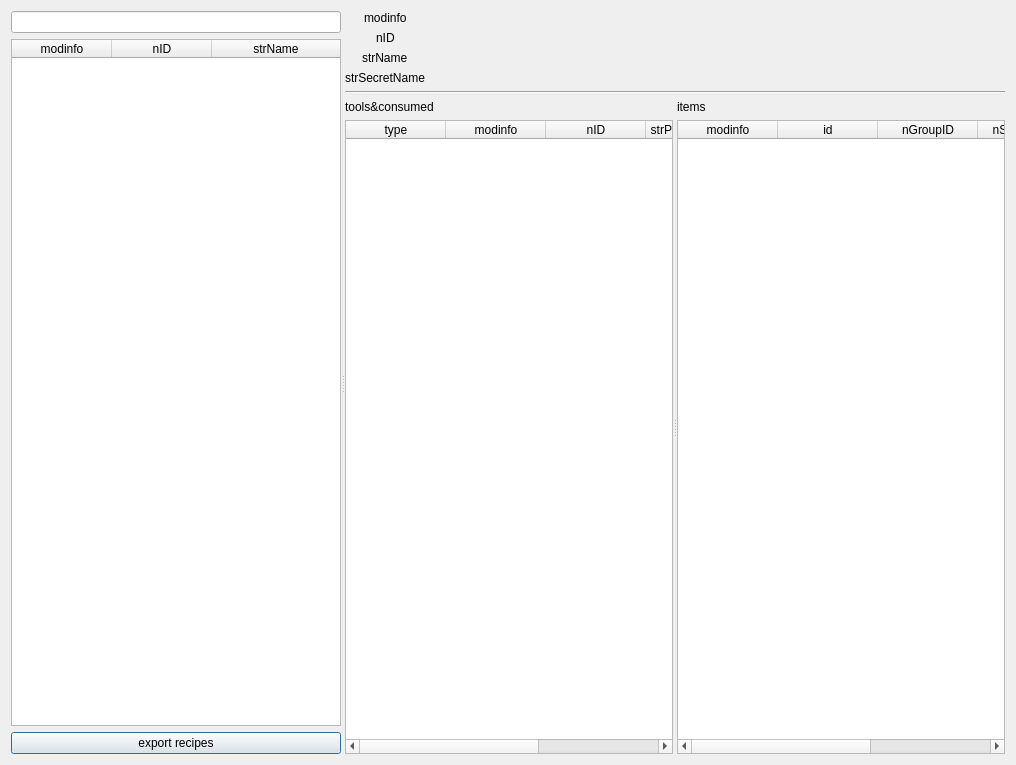
<?xml version="1.0" encoding="UTF-8"?>
<ui version="4.0">
 <class>recipes</class>
 <widget class="QDialog" name="recipes">
  <property name="windowModality">
   <enum>Qt::NonModal</enum>
  </property>
  <property name="geometry">
   <rect>
    <x>0</x>
    <y>0</y>
    <width>1016</width>
    <height>765</height>
   </rect>
  </property>
  <property name="windowTitle">
   <string>recipes</string>
  </property>
  <property name="sizeGripEnabled">
   <bool>false</bool>
  </property>
  <layout class="QVBoxLayout" name="verticalLayout_4">
   <item>
    <widget class="QSplitter" name="splitter_2">
     <property name="orientation">
      <enum>Qt::Horizontal</enum>
     </property>
     <widget class="QWidget" name="verticalLayoutWidget">
      <layout class="QVBoxLayout" name="verticalLayout_5">
       <item>
        <widget class="QLineEdit" name="lineEdit">
         <property name="clearButtonEnabled">
          <bool>true</bool>
         </property>
        </widget>
       </item>
       <item>
        <widget class="dataTable" name="tableWidget_recipes">
         <property name="editTriggers">
          <set>QAbstractItemView::NoEditTriggers</set>
         </property>
         <property name="selectionBehavior">
          <enum>QAbstractItemView::SelectRows</enum>
         </property>
         <property name="sortingEnabled">
          <bool>false</bool>
         </property>
         <attribute name="horizontalHeaderCascadingSectionResizes">
          <bool>true</bool>
         </attribute>
         <attribute name="horizontalHeaderStretchLastSection">
          <bool>true</bool>
         </attribute>
         <attribute name="verticalHeaderVisible">
          <bool>false</bool>
         </attribute>
         <column>
          <property name="text">
           <string>modinfo</string>
          </property>
         </column>
         <column>
          <property name="text">
           <string>nID</string>
          </property>
         </column>
         <column>
          <property name="text">
           <string>strName</string>
          </property>
         </column>
        </widget>
       </item>
       <item>
        <widget class="QPushButton" name="pushButton_export">
         <property name="text">
          <string>export recipes</string>
         </property>
        </widget>
       </item>
      </layout>
     </widget>
     <widget class="QWidget" name="layoutWidget">
      <layout class="QVBoxLayout" name="verticalLayout_3">
       <property name="sizeConstraint">
        <enum>QLayout::SetDefaultConstraint</enum>
       </property>
       <item>
        <layout class="QFormLayout" name="formLayout">
         <property name="labelAlignment">
          <set>Qt::AlignCenter</set>
         </property>
         <property name="formAlignment">
          <set>Qt::AlignHCenter|Qt::AlignTop</set>
         </property>
         <item row="0" column="0">
          <widget class="QLabel" name="label">
           <property name="text">
            <string>modinfo</string>
           </property>
          </widget>
         </item>
         <item row="0" column="1">
          <widget class="QLabel" name="label_modinfo">
           <property name="text">
            <string/>
           </property>
          </widget>
         </item>
         <item row="1" column="0">
          <widget class="QLabel" name="label_2">
           <property name="text">
            <string>nID</string>
           </property>
          </widget>
         </item>
         <item row="1" column="1">
          <widget class="QLabel" name="label_nID">
           <property name="text">
            <string/>
           </property>
          </widget>
         </item>
         <item row="2" column="0">
          <widget class="QLabel" name="label_3">
           <property name="text">
            <string>strName</string>
           </property>
          </widget>
         </item>
         <item row="2" column="1">
          <widget class="QLabel" name="label_strName">
           <property name="text">
            <string/>
           </property>
          </widget>
         </item>
         <item row="3" column="0">
          <widget class="QLabel" name="label_8">
           <property name="text">
            <string>strSecretName</string>
           </property>
          </widget>
         </item>
         <item row="3" column="1">
          <widget class="QLabel" name="label_strSecretName">
           <property name="text">
            <string/>
           </property>
          </widget>
         </item>
        </layout>
       </item>
       <item>
        <widget class="Line" name="line">
         <property name="orientation">
          <enum>Qt::Horizontal</enum>
         </property>
        </widget>
       </item>
       <item>
        <widget class="QSplitter" name="splitter">
         <property name="sizePolicy">
          <sizepolicy hsizetype="Expanding" vsizetype="Expanding">
           <horstretch>0</horstretch>
           <verstretch>0</verstretch>
          </sizepolicy>
         </property>
         <property name="orientation">
          <enum>Qt::Horizontal</enum>
         </property>
         <widget class="QWidget" name="layoutWidget">
          <layout class="QVBoxLayout" name="verticalLayout">
           <item>
            <widget class="QLabel" name="label_9">
             <property name="text">
              <string>tools&amp;consumed</string>
             </property>
            </widget>
           </item>
           <item>
            <widget class="dataTable" name="tableWidget_tools">
             <property name="editTriggers">
              <set>QAbstractItemView::NoEditTriggers</set>
             </property>
             <property name="selectionBehavior">
              <enum>QAbstractItemView::SelectRows</enum>
             </property>
             <property name="sortingEnabled">
              <bool>false</bool>
             </property>
             <attribute name="horizontalHeaderCascadingSectionResizes">
              <bool>true</bool>
             </attribute>
             <attribute name="horizontalHeaderStretchLastSection">
              <bool>true</bool>
             </attribute>
             <attribute name="verticalHeaderVisible">
              <bool>false</bool>
             </attribute>
             <attribute name="verticalHeaderStretchLastSection">
              <bool>false</bool>
             </attribute>
             <column>
              <property name="text">
               <string>type</string>
              </property>
             </column>
             <column>
              <property name="text">
               <string>modinfo</string>
              </property>
             </column>
             <column>
              <property name="text">
               <string>nID</string>
              </property>
             </column>
             <column>
              <property name="text">
               <string>strPropertyName</string>
              </property>
             </column>
             <column>
              <property name="text">
               <string>num</string>
              </property>
             </column>
            </widget>
           </item>
          </layout>
         </widget>
         <widget class="QWidget" name="layoutWidget">
          <layout class="QVBoxLayout" name="verticalLayout_2">
           <item>
            <widget class="QLabel" name="label_10">
             <property name="text">
              <string>items</string>
             </property>
            </widget>
           </item>
           <item>
            <widget class="dataTable" name="tableWidget_items">
             <property name="editTriggers">
              <set>QAbstractItemView::NoEditTriggers</set>
             </property>
             <property name="selectionBehavior">
              <enum>QAbstractItemView::SelectRows</enum>
             </property>
             <property name="sortingEnabled">
              <bool>true</bool>
             </property>
             <attribute name="horizontalHeaderCascadingSectionResizes">
              <bool>true</bool>
             </attribute>
             <attribute name="horizontalHeaderStretchLastSection">
              <bool>true</bool>
             </attribute>
             <attribute name="verticalHeaderVisible">
              <bool>false</bool>
             </attribute>
             <attribute name="verticalHeaderCascadingSectionResizes">
              <bool>false</bool>
             </attribute>
             <column>
              <property name="text">
               <string>modinfo</string>
              </property>
             </column>
             <column>
              <property name="text">
               <string>id</string>
              </property>
             </column>
             <column>
              <property name="text">
               <string>nGroupID</string>
              </property>
             </column>
             <column>
              <property name="text">
               <string>nSubgroupID</string>
              </property>
             </column>
             <column>
              <property name="text">
               <string>strName</string>
              </property>
             </column>
            </widget>
           </item>
          </layout>
         </widget>
        </widget>
       </item>
      </layout>
     </widget>
    </widget>
   </item>
  </layout>
 </widget>
 <customwidgets>
  <customwidget>
   <class>dataTable</class>
   <extends>QTableWidget</extends>
   <header>dataTable</header>
   <slots>
    <slot>add_line()</slot>
    <slot>copy_line()</slot>
    <slot>delete_line()</slot>
    <slot>find_text(QString)</slot>
    <slot>show_tooltips(int,int)</slot>
   </slots>
  </customwidget>
 </customwidgets>
 <resources/>
 <connections>
  <connection>
   <sender>tableWidget_tools</sender>
   <signal>cellDoubleClicked(int,int)</signal>
   <receiver>recipes</receiver>
   <slot>show_item(int,int)</slot>
   <hints>
    <hint type="sourcelabel">
     <x>512</x>
     <y>437</y>
    </hint>
    <hint type="destinationlabel">
     <x>319</x>
     <y>805</y>
    </hint>
   </hints>
  </connection>
  <connection>
   <sender>pushButton_export</sender>
   <signal>clicked()</signal>
   <receiver>recipes</receiver>
   <slot>export_recipes()</slot>
   <hints>
    <hint type="sourcelabel">
     <x>166</x>
     <y>743</y>
    </hint>
    <hint type="destinationlabel">
     <x>384</x>
     <y>855</y>
    </hint>
   </hints>
  </connection>
  <connection>
   <sender>tableWidget_tools</sender>
   <signal>cellActivated(int,int)</signal>
   <receiver>recipes</receiver>
   <slot>show_item(int,int)</slot>
   <hints>
    <hint type="sourcelabel">
     <x>526</x>
     <y>535</y>
    </hint>
    <hint type="destinationlabel">
     <x>564</x>
     <y>841</y>
    </hint>
   </hints>
  </connection>
  <connection>
   <sender>tableWidget_recipes</sender>
   <signal>cellActivated(int,int)</signal>
   <receiver>recipes</receiver>
   <slot>show_recipe(int,int)</slot>
   <hints>
    <hint type="sourcelabel">
     <x>164</x>
     <y>396</y>
    </hint>
    <hint type="destinationlabel">
     <x>-40</x>
     <y>455</y>
    </hint>
   </hints>
  </connection>
  <connection>
   <sender>lineEdit</sender>
   <signal>textChanged(QString)</signal>
   <receiver>tableWidget_recipes</receiver>
   <slot>find_text(QString)</slot>
   <hints>
    <hint type="sourcelabel">
     <x>107</x>
     <y>31</y>
    </hint>
    <hint type="destinationlabel">
     <x>122</x>
     <y>72</y>
    </hint>
   </hints>
  </connection>
  <connection>
   <sender>tableWidget_recipes</sender>
   <signal>cellDoubleClicked(int,int)</signal>
   <receiver>recipes</receiver>
   <slot>show_recipe(int,int)</slot>
   <hints>
    <hint type="sourcelabel">
     <x>241</x>
     <y>252</y>
    </hint>
    <hint type="destinationlabel">
     <x>360</x>
     <y>810</y>
    </hint>
   </hints>
  </connection>
 </connections>
 <slots>
  <slot>show_recipe(int,int)</slot>
  <slot>show_item(int,int)</slot>
  <slot>export_recipes()</slot>
 </slots>
</ui>
